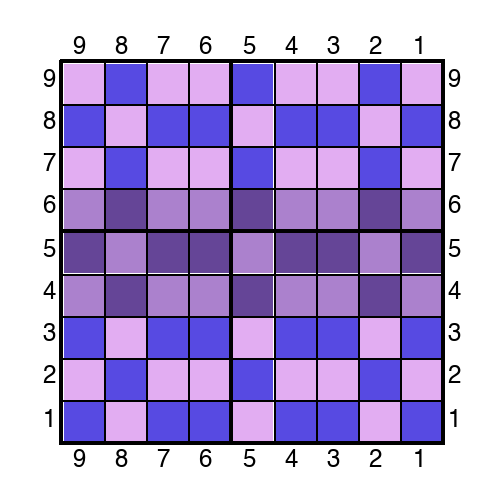
#> input picture sample.png, 500 x 500 px
$ python convert_to_palette.py ../sample.png
#> lines starting #> are read from the running program, lines starting #| are printed output that depends on the picture
from PIL import Image
import argparse
import os
import sys


def parseargs():
    parser = argparse.ArgumentParser()

    parser.add_argument("file", type=str, help="Name of the file to parse into an xbm -- X11 Bitmap")

    parser.add_argument("--output", "-o", type=str, help="Name of the file to save to.")

    return parser.parse_args()


if __name__ == "__main__":
    args = parseargs()
    if not os.path.exists(args.file):
        print(f"Cannot find image file {args.file}", file=sys.stderr)
        exit(1)
        pass
    img = Image.open(args.file)
#> img is the input picture: PIL image 500x500 RGBA; mean R, G, B, A 77.4, 59.7, 110.9, 153.5
    scaling = 32.0 / img.width
#> scaling = 0.064
    img = img.resize((round(img.width * scaling), round(img.height * scaling)), resample=Image.Resampling.LANCZOS)
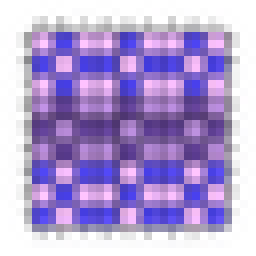
#> img: PIL image 32x32 RGBA (shown 8 times larger); mean R, G, B, A 87, 66.1, 126.4, 153.7; transparent parts drawn white
    name, _ = os.path.splitext(os.path.basename(args.file))
    if img.mode == "LA":
        img = img.convert(mode="RGBA")
    print(img.mode)
#| RGBA
    converted = img.convert(mode="P", palette=Image.Palette.ADAPTIVE)
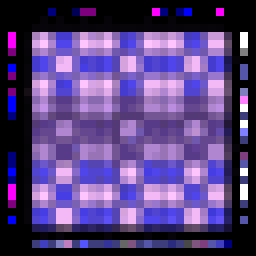
#> converted: PIL image 32x32 P (shown 8 times larger); mean R, G, B 86.7, 65.8, 126.1
#> (the run stopped early here; a loop or call above may not have finished)
